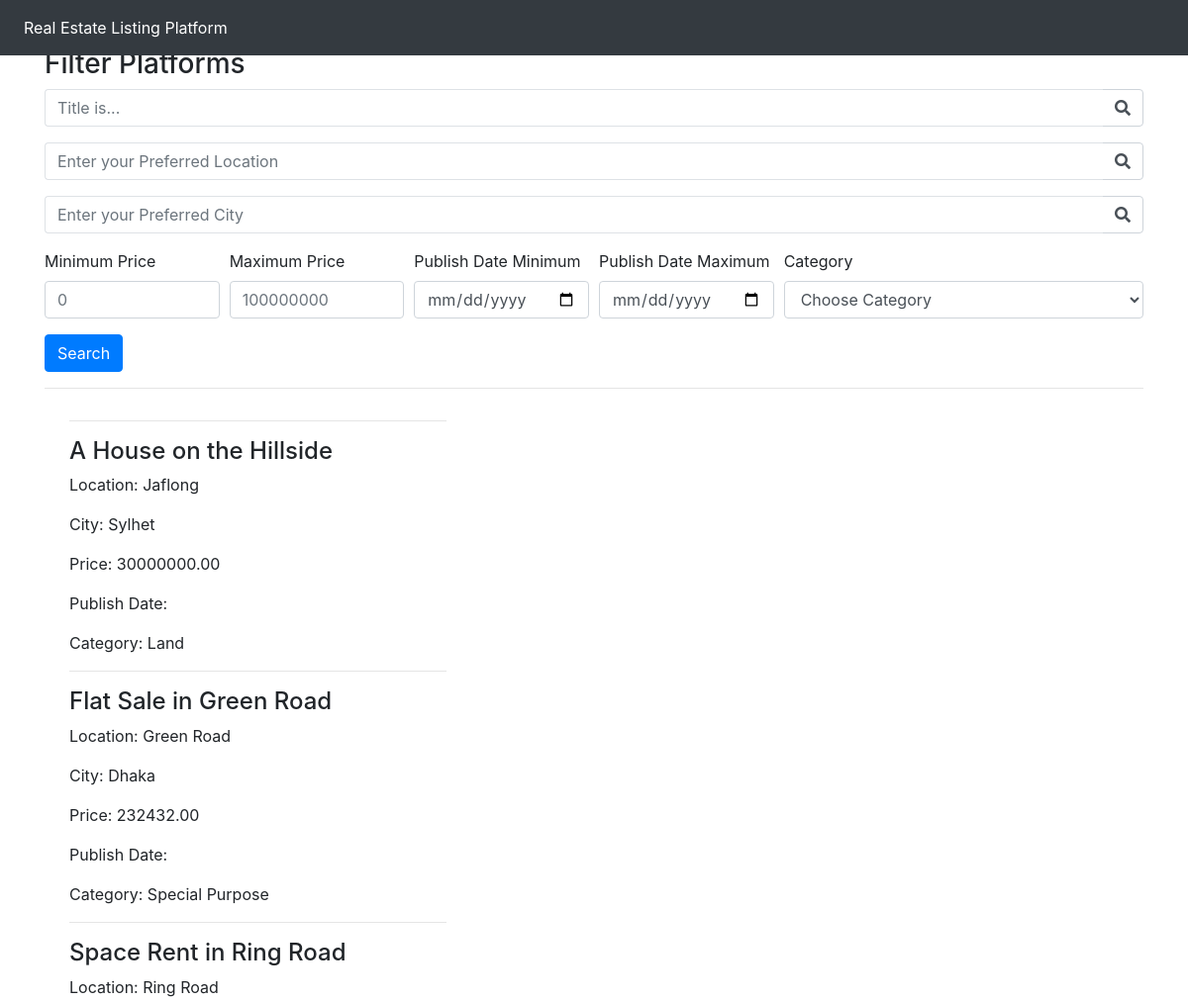
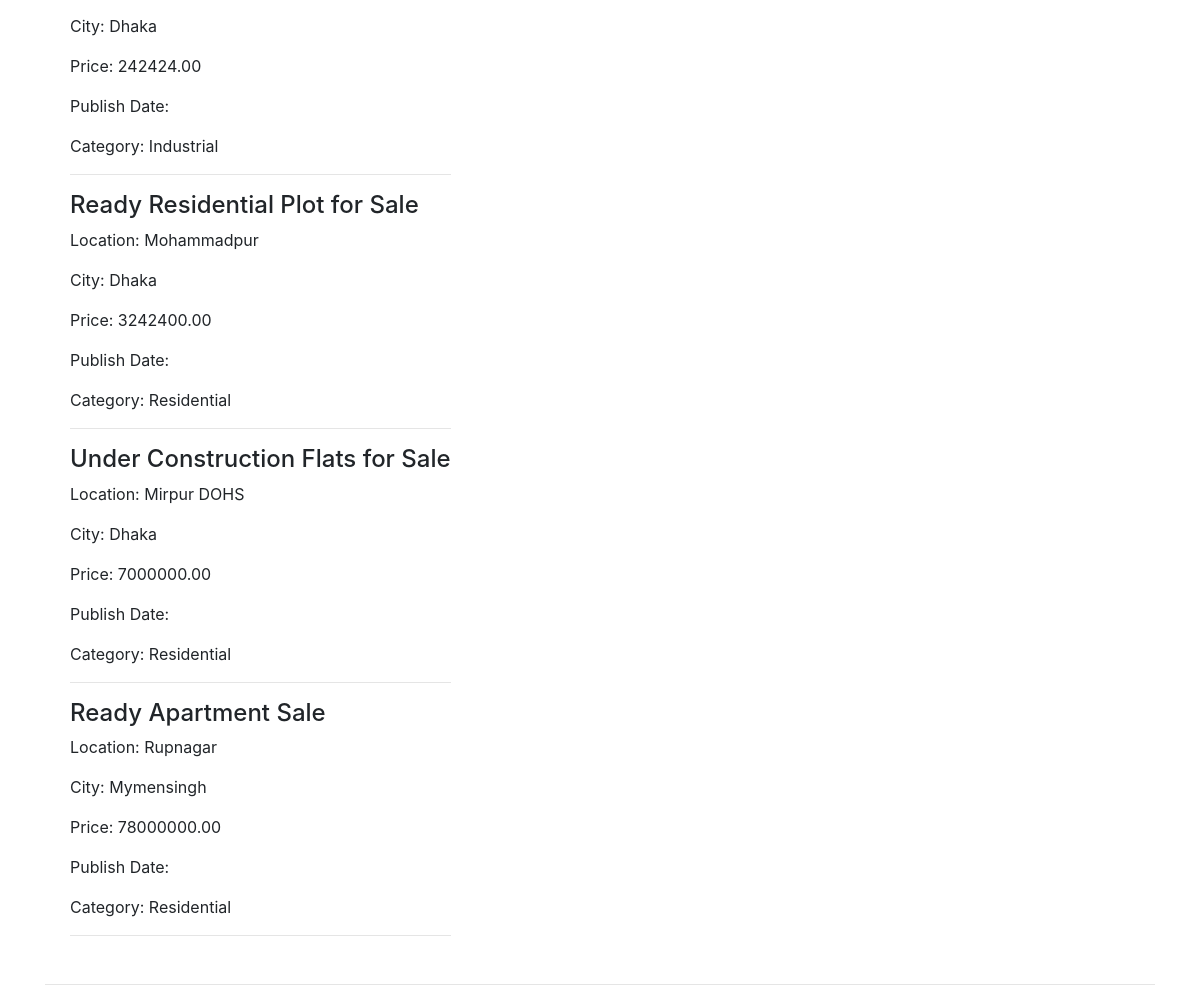
Screenshot of /filters with the database file from the repository (2 pictures, top to bottom).
### platforms/models.py (models this page shows, shortened)
class Platform(models.Model):
    property_type_choices = [
        ('Residential', 'Residential'),
        ('Commercial', 'Commercial'),
        ('Land', 'Land'),
        ('Industrial', 'Industrial'),
        ('Special Purpose', 'Special Purpose')
    ]
    owner = models.ForeignKey(User, on_delete=models.CASCADE, default=1)
    title = models.CharField(max_length=100)
    description = models.TextField(default="This Property is mindblowing!")
    property_type = models.CharField(max_length=20, choices=property_type_choices)
    price = models.DecimalField(max_digits=10, decimal_places=2)
    size_sqft = models.PositiveIntegerField()
    year_built = models.PositiveIntegerField()
    location = models.CharField(max_length=100)
    city = models.CharField(max_length=50)
    country = models.CharField(max_length=50)
    listed_date = models.DateField(auto_now_add=True)
    image = models.ImageField(default='houses.png', blank=True)

### mysite/views.py (the view)
# urls.py: path('filters', views.filters, name='filters'),
def filters(request):
    form = Platform.objects.all()
    title = request.GET.get('title')
    location = request.GET.get('location')
    city = request.GET.get('city')
    view_count_min = request.GET.get('view_count_min')
    view_count_max = request.GET.get('view_count_max')
    date_min = request.GET.get('date_min')
    date_max = request.GET.get('date_max')
    category = request.GET.get('category')
    if title:
        form = form.filter(title__icontains=title)
    if location:
        form = form.filter(location__icontains=location)
    if city:
        form = form.filter(city__icontains=city)
    if view_count_min:
        form = form.filter(view_count__gte=view_count_min)
    if view_count_max:
        form = form.filter(view_count__lte=view_count_max)
    if date_min:
        form = form.filter(publish_date__gte=date_min)
    if date_max:
        form = form.filter(publish_date__lte=date_max)
    if category and category != 'Choose...':
        form = form.filter(property_type=category)
    unique_property_types = Platform.objects.values_list('property_type', flat=True).distinct()
    return render(request, 'filters.html', {
        'form': form,
        'unique_property_types': unique_property_types
    })

### templates/filters.html (shortened to what this page needs)
<!doctype html>
<html lang="en">
  <head>
    <link rel="stylesheet" href="https://stackpath.bootstrapcdn.com/bootstrap/4.3.1/css/bootstrap.min.css">
    <link rel="stylesheet" href="https://use.fontawesome.com/releases/v5.8.1/css/all.css">
  </head>
  <body>
    <nav class="navbar navbar-expand-md navbar-dark bg-dark fixed-top">
        <div class="collapse navbar-collapse" id="navbarsExampleDefault">
            <ul class="navbar-nav mr-auto">
              <li class="nav-item active">
                  <a class="nav-link" href="home">Real Estate Listing Platform</a>
              </li>
            </ul>
        </div>
    </nav>
    <main role="main" class="container">
<br> <br>
      <h3>Filter Platforms</h3>
      <form method="GET" action=".">
        <div class="form-row">
            <div class="form-group col-12">
                <div class="input-group">
                    <input class="form-control py-2 border-right-0 border" type="search" name="title" placeholder="Title is..." />
                    <span class="input-group-append">
                        <div class="input-group-text bg-transparent">
                            <i class="fa fa-search"></i>
                        </div>
                    </span>
                </div>
            </div>
        </div>
        <div class="form-row">
            <div class="form-group col-12">
                <div class="input-group">
                    <input class="form-control py-2 border-right-0 border" type="search" name="location" placeholder="Enter your Preferred Location" />
                    <span class="input-group-append">
                        <div class="input-group-text bg-transparent">
                            <i class="fa fa-search"></i>
                        </div>
                    </span>
                </div>
            </div>
        </div>
        <div class="form-row">
            <div class="form-group col-12">
                <div class="input-group">
                    <input class="form-control py-2 border-right-0 border" type="search" name="city" placeholder="Enter your Preferred City" />
                    <span class="input-group-append">
                        <div class="input-group-text bg-transparent">
                            <i class="fa fa-search"></i>
                        </div>
                    </span>
                </div>
            </div>
        </div>
        <div class="form-row">
          <div class="form-group col-md-2 col-lg-2">
            <label for="viewCountMin">Minimum Price</label>
            <input type="number" min=0 class="form-control" id="viewCountMin" placeholder="0" name="view_count_min">
          </div>
          <div class="form-group col-md-2 col-lg-2">
            <label for="viewCountMax">Maximum Price</label>
            <input type="number" min=0 class="form-control" id="viewCountMax" placeholder="100000000" name="view_count_max">
          </div>
          <div class="form-group col-md-2 col-lg-2">
            <label for="publishDateMin">Publish Date Minimum</label>
            <input type="date" class="form-control" id="publishDateMin" name="date_min">
          </div>
          <div class="form-group col-md-2 col-lg-2">
            <label for="publishDateMax">Publish Date Maximum</label>
            <input type="date" class="form-control" id="publishDateMax" name="date_max">
          </div>
          <div class="form-group col-md-4">
            <label for="category">Category</label>
            <select id="category" class="form-control" name="category">
              <option selected>Choose Category</option>
            </select>
          </div>
        </div>
        <button type="submit" class="btn btn-primary">Search</button>
      </form>
      <hr />
      <div class="row">
        <ul>
        <hr>
        <div>
            {% if form %}
                {% for platform in form %}
                    <div class="platform">
                        <h4>{{ platform.title }}</h4>
                        <p>Location: {{ platform.location }}</p>
                        <p>City: {{ platform.city }}</p>
                        <p>Price: {{ platform.price }}</p>
                        <p>Publish Date: {{ platform.publish_date }}</p>
                        <p>Category: {{ platform.property_type }}</p>
                    </div>
                    <hr>
                {% endfor %}
            {% else %}
                <p>No platforms found matching the criteria.</p>
            {% endif %}
        </div>
    </div>
            <hr />
    </main>
</body>
</html>

### rows the page displays
Platform: title "A House on the Hillside", location "Jaflong", city "Sylhet", price "30000000.00", property_type "Land"
Platform: title "Flat Sale in Green Road", location "Green Road", city "Dhaka", price "232432.00", property_type "Special Purpose"
Platform: title "Space Rent in Ring Road", location "Ring Road", city "Dhaka", price "242424.00", property_type "Industrial"
Platform: title "Ready Residential Plot for Sale", location "Mohammadpur", city "Dhaka", price "3242400.00", property_type "Residential"
Platform: title "Under Construction Flats for Sale", location "Mirpur DOHS", city "Dhaka", price "7000000.00", property_type "Residential"
Platform: title "Ready Apartment Sale", location "Rupnagar", city "Mymensingh", price "78000000.00", property_type "Residential"
